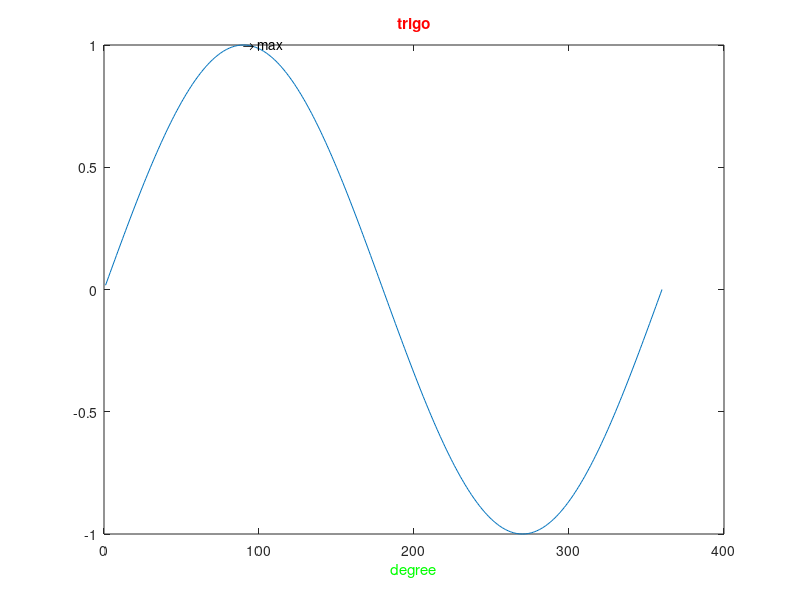

Reproduce this figure in MATLAB.
x=1:360;
y=sind(x);
plot(y);

title('trigo', 'color', 'r')
xlabel('degree','color', 'g')

text(90,1,'\rightarrow max')